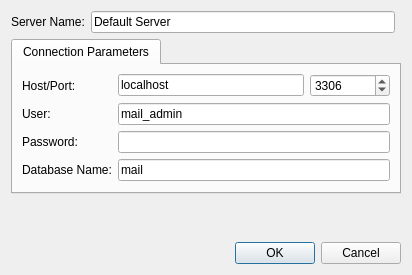
<?xml version="1.0" encoding="UTF-8"?>
<ui version="4.0">
 <class>Dialog_AddServer</class>
 <widget class="QDialog" name="Dialog_AddServer">
  <property name="geometry">
   <rect>
    <x>0</x>
    <y>0</y>
    <width>412</width>
    <height>275</height>
   </rect>
  </property>
  <property name="windowTitle">
   <string>Add Server</string>
  </property>
  <property name="windowIcon">
   <iconset resource="resources.qrc">
    <normaloff>:/icons/sign-add.svg</normaloff>:/icons/sign-add.svg</iconset>
  </property>
  <layout class="QGridLayout" name="gridLayout">
   <item row="3" column="0" colspan="2">
    <spacer name="verticalSpacer">
     <property name="orientation">
      <enum>Qt::Vertical</enum>
     </property>
     <property name="sizeHint" stdset="0">
      <size>
       <width>20</width>
       <height>40</height>
      </size>
     </property>
    </spacer>
   </item>
   <item row="1" column="1">
    <widget class="QLineEdit" name="lineEdit_serverName">
     <property name="text">
      <string>Default Server</string>
     </property>
    </widget>
   </item>
   <item row="4" column="0" colspan="3">
    <widget class="QDialogButtonBox" name="buttonBox">
     <property name="orientation">
      <enum>Qt::Horizontal</enum>
     </property>
     <property name="standardButtons">
      <set>QDialogButtonBox::Cancel|QDialogButtonBox::Ok</set>
     </property>
    </widget>
   </item>
   <item row="1" column="0">
    <widget class="QLabel" name="label_4">
     <property name="text">
      <string>Server Name:</string>
     </property>
    </widget>
   </item>
   <item row="2" column="0" colspan="3">
    <widget class="QTabWidget" name="tabWidget">
     <property name="currentIndex">
      <number>0</number>
     </property>
     <widget class="QWidget" name="tab_connection">
      <attribute name="title">
       <string>Connection Parameters</string>
      </attribute>
      <layout class="QGridLayout" name="gridLayout_2">
       <item row="0" column="1">
        <widget class="QLineEdit" name="lineEdit_hostname">
         <property name="text">
          <string>localhost</string>
         </property>
        </widget>
       </item>
       <item row="1" column="0">
        <widget class="QLabel" name="label">
         <property name="text">
          <string>User:</string>
         </property>
        </widget>
       </item>
       <item row="0" column="2">
        <widget class="QSpinBox" name="spinBox_port">
         <property name="minimumSize">
          <size>
           <width>80</width>
           <height>0</height>
          </size>
         </property>
         <property name="minimum">
          <number>-2</number>
         </property>
         <property name="maximum">
          <number>65535</number>
         </property>
         <property name="value">
          <number>3306</number>
         </property>
        </widget>
       </item>
       <item row="2" column="0">
        <widget class="QLabel" name="label_2">
         <property name="text">
          <string>Password:</string>
         </property>
        </widget>
       </item>
       <item row="1" column="1" colspan="2">
        <widget class="QLineEdit" name="lineEdit_username">
         <property name="text">
          <string>mail_admin</string>
         </property>
        </widget>
       </item>
       <item row="0" column="0">
        <widget class="QLabel" name="label_3">
         <property name="text">
          <string>Host/Port:</string>
         </property>
        </widget>
       </item>
       <item row="2" column="1" colspan="2">
        <widget class="QLineEdit" name="lineEdit_password"/>
       </item>
       <item row="3" column="0">
        <widget class="QLabel" name="label_5">
         <property name="text">
          <string>Database Name:</string>
         </property>
        </widget>
       </item>
       <item row="3" column="1" colspan="2">
        <widget class="QLineEdit" name="lineEdit_dbname">
         <property name="text">
          <string>mail</string>
         </property>
        </widget>
       </item>
      </layout>
     </widget>
    </widget>
   </item>
  </layout>
 </widget>
 <resources>
  <include location="resources.qrc"/>
 </resources>
 <connections>
  <connection>
   <sender>buttonBox</sender>
   <signal>accepted()</signal>
   <receiver>Dialog_AddServer</receiver>
   <slot>accept()</slot>
   <hints>
    <hint type="sourcelabel">
     <x>248</x>
     <y>254</y>
    </hint>
    <hint type="destinationlabel">
     <x>157</x>
     <y>274</y>
    </hint>
   </hints>
  </connection>
  <connection>
   <sender>buttonBox</sender>
   <signal>rejected()</signal>
   <receiver>Dialog_AddServer</receiver>
   <slot>reject()</slot>
   <hints>
    <hint type="sourcelabel">
     <x>316</x>
     <y>260</y>
    </hint>
    <hint type="destinationlabel">
     <x>286</x>
     <y>274</y>
    </hint>
   </hints>
  </connection>
 </connections>
</ui>
